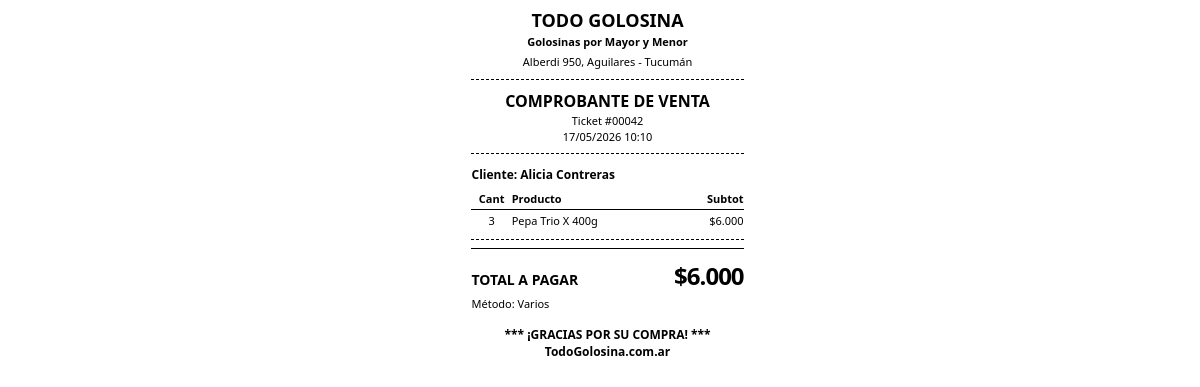
Screenshot of /imprimir_ticket/42 with the database file from the repository.
### app.py (models this page shows, shortened)
class Venta(db.Model):
    __tablename__ = 'ventas'
    id = db.Column(db.Integer, primary_key=True)
    cliente_id = db.Column(db.Integer, db.ForeignKey('clientes.id'), nullable=True)
    fecha = db.Column(db.DateTime, default=hora_argentina)
    total = db.Column(db.Float, default=0.0)
    detalle_json = db.Column(db.Text, default='[]')
    lista_precios = db.Column(db.Integer, default=1)
    tipo = db.Column(db.String(50), default='local')
    metodo_pago = db.Column(db.String(100), nullable=True)
    pago_efectivo = db.Column(db.Float, default=0.0)
    pago_transferencia = db.Column(db.Float, default=0.0)
    pago_debito = db.Column(db.Float, default=0.0)
    pago_cc = db.Column(db.Float, default=0.0)
    entregado = db.Column(db.Float, default=0.0)
    sincronizado = db.Column(db.Boolean, default=True, nullable=False)
    ultima_actualizacion = db.Column(db.DateTime, default=hora_argentina, onupdate=hora_argentina)

class Cliente(db.Model):
    __tablename__ = 'clientes'
    id = db.Column(db.Integer, primary_key=True)
    nombre = db.Column(db.String(150), nullable=False)
    cuit = db.Column(db.String(20), nullable=True, default='', unique=True)
    condicion_iva = db.Column(db.String(50), nullable=True, default='Consumidor Final')
    telefono = db.Column(db.String(30), nullable=True, default='')
    direccion = db.Column(db.String(255), nullable=True, default='')
    descuento = db.Column(db.Float, default=0.0)
    descuento_fijo = db.Column(db.Float, default=0.0)
    saldo = db.Column(db.Float, default=0.0)
    limite_credito = db.Column(db.Float, default=0.0)
    activo = db.Column(db.Integer, default=1)
    ventas = db.relationship('Venta', backref='cliente', lazy=True)

### app.py (the view)
@app.route('/imprimir_ticket/')
@app.route('/imprimir_ticket/<int:id>')
def endpoint_imprimir_ticket(id=None):
    if id is None:
        return "ID de ticket no proporcionado", 400
    try:
        venta = Venta.query.get_or_404(id)
        import json
        detalle = json.loads(venta.detalle_json or '[]')
        for item in detalle:
            item['nombre'] = to_title_case(item.get('nombre', ''))
        es_venta_rapida = True
        cliente_nombre = ""
        if venta.cliente and venta.cliente.nombre != "Consumidor Final":
            cliente_nombre = to_title_case(venta.cliente.nombre)
            es_venta_rapida = False
        return render_template('ticket.html',
                             venta=venta,
                             detalle=detalle,
                             cliente_nombre=cliente_nombre,
                             es_venta_rapida=es_venta_rapida)
    except Exception as e:
        return f"Error al generar el ticket: {str(e)}", 500

### app.py (called while the page is built)
@app.after_request
def add_no_cache_headers(response):
    response.headers['Cache-Control'] = 'no-store, no-cache, must-revalidate, max-age=0'
    response.headers['Pragma'] = 'no-cache'
    response.headers['Expires'] = '0'
    return response

def to_title_case(text):
    if not text:
        return ""
    import re
    return re.sub(r"\b\w", lambda m: m.group(0).upper(), text.lower())

### templates/ticket.html (shortened to what this page needs)
<!DOCTYPE html>
<html lang="es">
<head>
</head>
<body>
  <div class="ticket-container">
    <div class="ticket-header text-center">
      <h1 style="margin-bottom: 2px; font-size: 18px;">TODO GOLOSINA</h1>
      <p style="font-weight: bold; margin-bottom: 5px;">Golosinas por Mayor y Menor</p>
      <p>Alberdi 950, Aguilares - Tucumán</p>
      <div style="border-top: 1px dashed #000; margin: 10px 0;"></div>
      <p class="bold" style="font-size: 16px;">COMPROBANTE DE VENTA</p>
      <p>Ticket #{{ "%05d"|format(venta.id) }}</p>
      <p>{{ venta.fecha.strftime('%d/%m/%Y %H:%M') if venta.fecha else '' }}</p>
    </div>
    <div class="ticket-body">
      {% if not es_venta_rapida %}
        <p class="bold" style="margin-bottom: 5px;">Cliente: {{ cliente_nombre }}</p>
      {% else %}
        <p class="bold" style="margin-bottom: 5px;">Venta al Público</p>
      {% endif %}
      <table>
        <thead>
          <tr style="border-bottom: 1px solid #000;">
            <th class="col-qty">Cant</th>
            <th class="col-name">Producto</th>
            <th class="col-price">Subtot</th>
          </tr>
        </thead>
        <tbody>
          {% for item in detalle %}
          <tr>
            <td class="col-qty">{{ item.qty }}</td>
            <td class="col-name">{{ item.nombre }}</td>
            <td class="col-price">${{ "{:,.0f}".format(item.qty * item.precio_unit).replace(',', '.') }}</td>
          </tr>
          {% endfor %}
        </tbody>
      </table>
    </div>
    <div class="ticket-footer">
      <div class="total-row" style="border-top: 1px solid #000; padding-top: 10px; margin-top: 5px;">
        <span style="font-size: 14px;">TOTAL A PAGAR</span>
        <span style="font-size: 24px; letter-spacing: -1px;">${{ "{:,.0f}".format(venta.total).replace(',', '.') }}</span>
      </div>
      <div class="payment-row">
        <span>Método: {{ venta.metodo_pago }}</span>
      </div>
      <div class="thanks bold text-center">
        *** ¡GRACIAS POR SU COMPRA! ***
        <br>
        TodoGolosina.com.ar
      </div>
      <div class="paper-feed"></div>
    </div>
  </div>
</body>
</html>

### templates/ticket.html (style rules this page uses)
body { font-family: 'Outfit', 'Segoe UI', Tahoma, Geneva, Verdana, sans-serif; font-size: 12px; margin: 0; padding: 2mm; width: 100%; color: #000; display: flex; justify-content: center; }
.ticket-container { width: 100%; max-width: 72mm; margin: 0 auto; }
.text-center { text-align: center; }
.bold { font-weight: bold; }
.ticket-header { margin-bottom: 8px; border-bottom: 1px dashed #000; padding-bottom: 8px; }
.ticket-header h1 { font-size: 18px; margin: 0 0 2px 0; font-weight: 800; }
.ticket-header p { margin: 1px 0; font-size: 11px; }
.ticket-body { margin-bottom: 8px; border-bottom: 1px dashed #000; padding-bottom: 8px; }
table { width: 100%; border-collapse: collapse; table-layout: fixed; }
th, td { padding: 3px 0; font-size: 11px; vertical-align: top; overflow: hidden; word-wrap: break-word; }
.col-qty { width: 15%; text-align: center; }
.col-name { width: 55%; text-align: left; padding-right: 4px; }
.col-price { width: 30%; text-align: right; }
.ticket-footer { margin-top: 8px; }
.total-row { display: flex; justify-content: space-between; align-items: baseline; font-weight: bold; margin-bottom: 4px; }
.payment-row { display: flex; justify-content: space-between; font-size: 11px; margin-bottom: 12px; }
.thanks { text-align: center; font-size: 12px; margin-top: 15px; }
.paper-feed { height: 60px; }

### rows the page displays
Venta: id "00042", fecha "17/05/2026 10:10", total "6.000", metodo_pago "Varios"
Cliente: nombre "Alicia Contreras"

### other values shown
{{ item.qty }} "3"
{{ item.nombre }} "Pepa Trio X 400g"
{{ "{:,.0f}".format(item.qty * item.precio_unit).replace(',', '.') }} "6.000"
